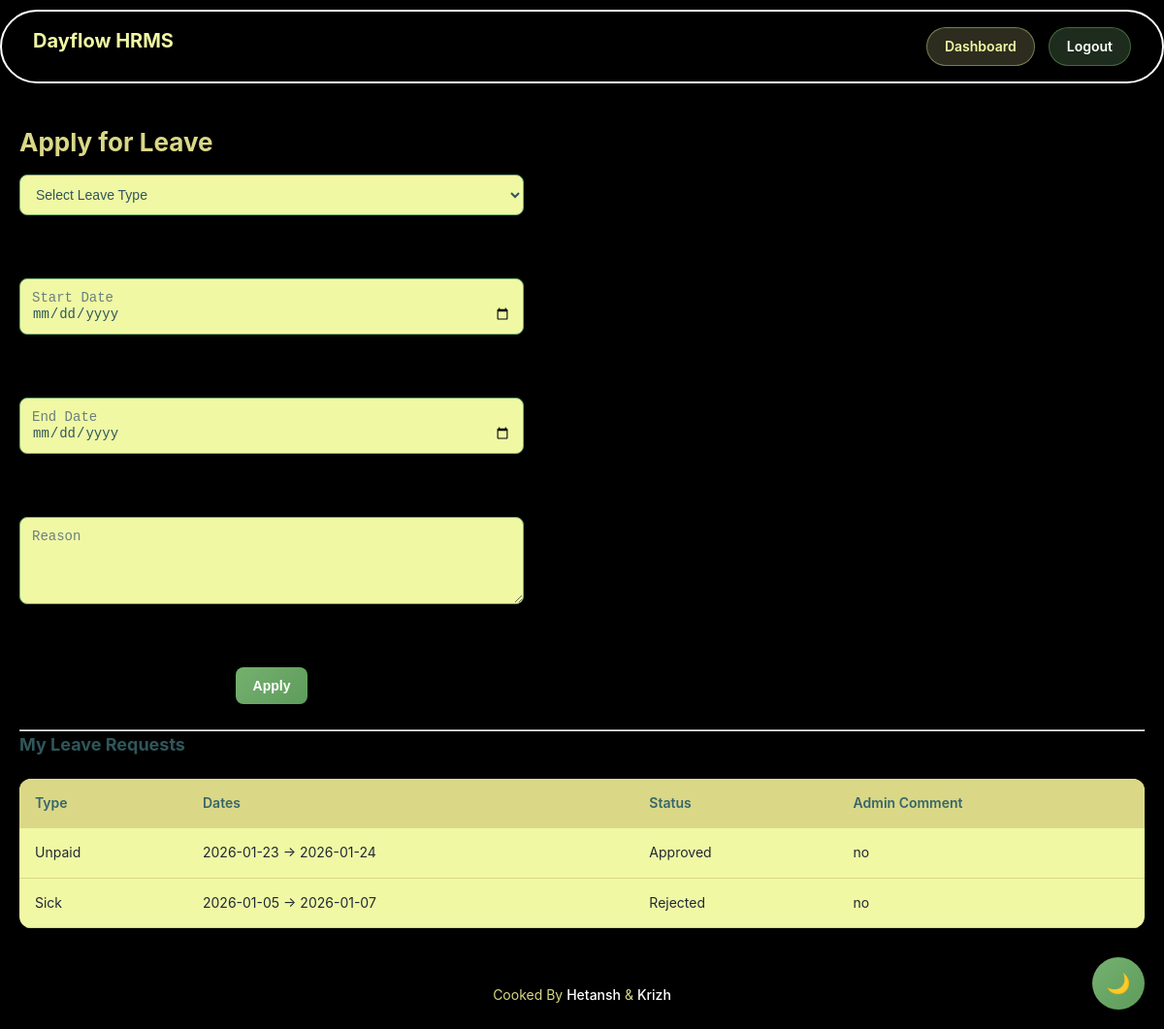
The app's page /employee/leave (signed in) with its own data.
### models.py (models this page shows)
class LeaveRequest(db.Model):
    __tablename__ = "leave_requests"
    id = db.Column(db.Integer, primary_key=True)
    user_id = db.Column(db.Integer, db.ForeignKey("users.id"), nullable=False)
    leave_type = db.Column(db.String(50))  # Paid / Sick / Unpaid
    start_date = db.Column(db.Date)
    end_date = db.Column(db.Date)
    reason = db.Column(db.Text)
    status = db.Column(db.String(20), default="Pending")  # Pending / Approved / Rejected
    admin_comment = db.Column(db.Text)
    created_at = db.Column(db.DateTime, default=db.func.now())
    user = db.relationship("User", backref="leave_requests")

### app.py (the view, shortened to what this page needs)
@app.route("/employee/leave", methods=["GET", "POST"])
@login_required
def employee_leave():
    if current_user.role != "EMPLOYEE":
        return redirect(url_for("login"))
    leaves = LeaveRequest.query.filter_by(
        user_id=current_user.id
    ).order_by(LeaveRequest.created_at.desc()).all()
    return render_template("employee/leave.html", leaves=leaves)

### app.py (called while the page is built)
@login_manager.user_loader
def load_user(user_id):
    return User.query.get(int(user_id))

@app.after_request
def disable_cache(response):
    response.headers["Cache-Control"] = "no-store, no-cache, must-revalidate, private"
    response.headers["Pragma"] = "no-cache"
    response.headers["Expires"] = "0"
    return response

### templates/employee/leave.html (shortened to what this page needs)
{% extends "base.html" %}
{% block content %}
<div class="leave-employee-page">
<h2>Apply for Leave</h2>
<form method="post">
    <select name="leave_type" required>
        <option value="">Select Leave Type</option>
    </select><br><br>
    <input type="date" name="start_date" placeholder="Start Date"   onfocus="(this.type='date')" onblur="(this.type='text')" required><br><br>
    <input type="date" name="end_date"  placeholder="End Date"  onfocus="(this.type='date')" onblur="(this.type='text')" required><br><br>
    <textarea name="reason" placeholder="Reason" required></textarea><br><br>
    <button type="submit">Apply</button>
    <br>
</form>
</div>
<hr>
<h3>My Leave Requests</h3>
<div class="table-scroll">
    <table>
        <tr>
            <th>Type</th>
            <th>Dates</th>
            <th>Status</th>
            <th>Admin Comment</th>
        </tr>
        {% for l in leaves %}
        <tr>
            <td>{{ l.leave_type }}</td>
            <td>{{ l.start_date }} → {{ l.end_date }}</td>
            <td>{{ l.status }}</td>
            <td>{{ l.admin_comment or '' }}</td>
        </tr>
        {% endfor %}
    </table>
</div>
{% endblock %}

### static/style.css (style rules this page uses)
* { margin: 0; padding: 0; box-sizing: border-box; }
html, body { min-height: 100%; }
body { color: #1f2933; line-height: 1.6; background: #000; overflow-x: hidden; font-family: "Inter", system-ui, sans-serif; }
h2 { font-size: 26px; margin-bottom: 12px; color: #DAD887; }
h3 { font-size: 18px; margin-bottom: 6px; color: #2f565b; }
form { max-width: 520px; }
input, select, textarea { width: 100%; padding: 11px 12px; margin-bottom: 14px; background-color: #F0F8A4; border: 1px solid #75B06F; border-radius: 8px; color: #2f565b; font-size: 14px; }
input::placeholder, textarea::placeholder { color: #6a7f7f; }
input[type="date"]:before { content: attr(placeholder) !important; color: #6a7f7f; margin-right: 0.5em; }
textarea { resize: vertical; min-height: 90px; }
button { padding: 11px 18px; border: none; border-radius: 8px; background: linear-gradient( 135deg, #75B06F, #5e9c5b ); color: #ffffff; font-size: 14px; font-weight: 600; cursor: pointer; transition: transform 0.15s ease, box-shadow 0.15s ease; }
table { width: 100%; border-collapse: collapse; margin-top: 20px; background: #F0F8A4; border-radius: 12px; overflow: hidden; }
th, td { padding: 14px 16px; border-bottom: 1px solid #DAD887; text-align: left; font-size: 14px; }
th { background-color: #DAD887; color: #36656B; font-weight: 600; }
form { display: flex; justify-content: center; align-items: center; flex-direction: column; }

### records on screen
LeaveRequest: leave_type "Unpaid", start_date "2026-01-23", end_date "2026-01-24", status "Approved", admin_comment "no"
LeaveRequest: leave_type "Sick", start_date "2026-01-05", end_date "2026-01-07", status "Rejected", admin_comment "no"
